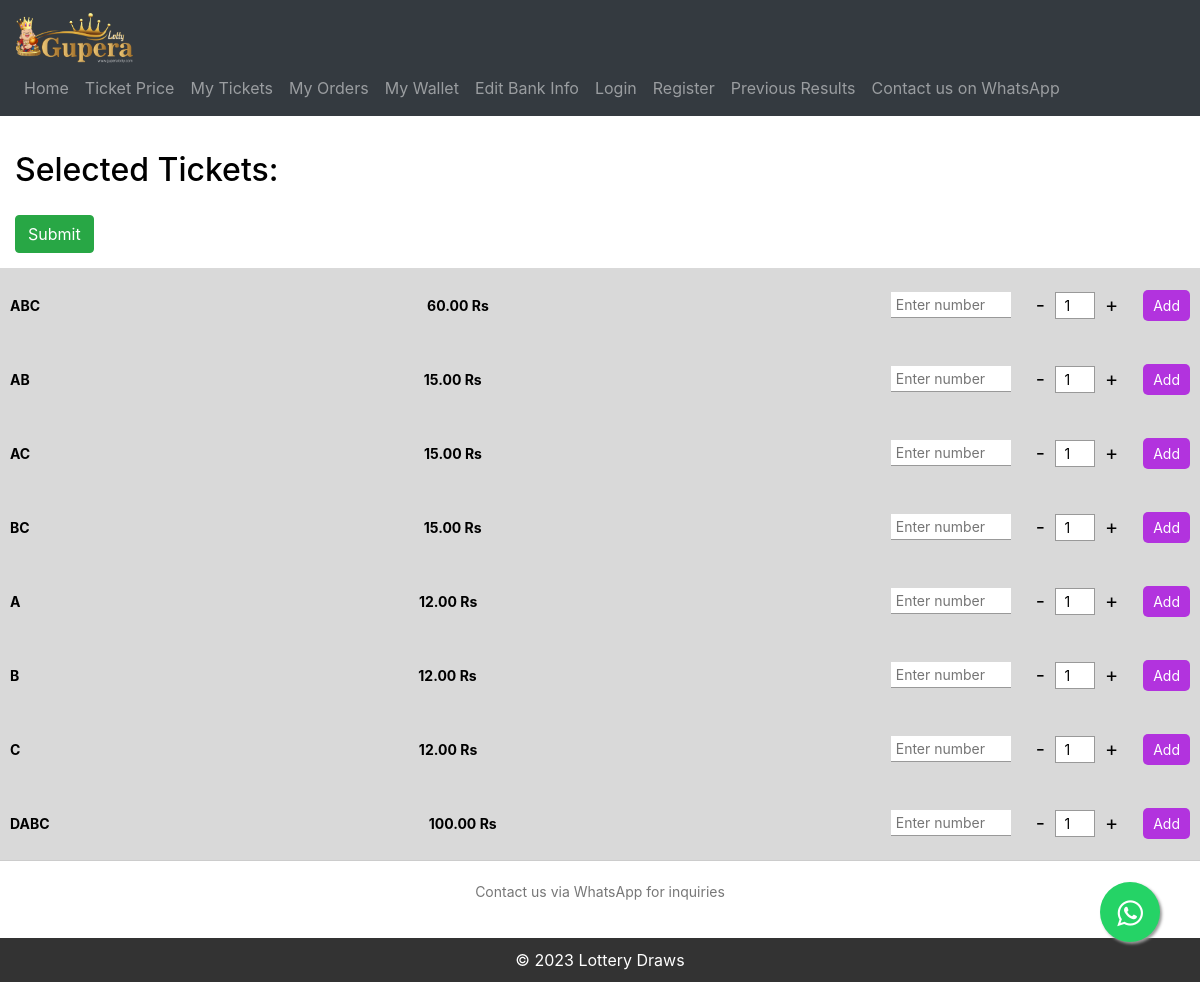
The app's page /book_tickets/2 with its own data.
### KuberaApp/models.py (models this page shows, shortened)
class TicketPrice(models.Model):
    ticket_name = models.CharField(max_length=50, unique=True)
    ticket_value = models.DecimalField(max_digits=10, decimal_places=2)
    commision = models.DecimalField(default=0.00,max_digits=10, decimal_places=2)
    price_after_commision = models.DecimalField(default=0.00,max_digits=10, decimal_places=2)

### KuberaApp/views.py (the view)
# urls.py: path('book_tickets/<str:draw_id>', views.book_tickets, name='book_tickets'),
def book_tickets(request,draw_id):
    ticketprices = TicketPrice.objects.all()
    return render(request, 'kuberaapp/book-tickets.html',{"ticketprices":ticketprices,"draw_id":draw_id})

### KuberaApp/context_processor.py (called while the page is built)
def website_info_context(request):
    try:
        website_info = WebsiteInfo.objects.first()  # Retrieve the first WebsiteInfo object
    except WebsiteInfo.DoesNotExist:
        website_info = None
    context = {
        'website_info': website_info
    }
    return context

### templates/kuberaapp/book-tickets.html (shortened to what this page needs)
{% extends 'base.html' %}
{% block content %}
<div class="ticket-info-parent">
    <div class="selected-tickets" style="padding:15px;">
        <h2>Selected Tickets:</h2>
        <button id="submit-btn" class="btn btn-success mt-3">Submit</button>
    </div>
    {% for price in ticketprices %}
    <div class="ticket-info" data-ticketid="{{ price.id  }}" data-price='{{ price.ticket_value }}'>
        <div class="board">{{price.ticket_name}}</div>
        <div class="amount">{{ price.ticket_value }} Rs</div>
        <div class="ticket-number-input">
            <input class="ticket-number" type="text" placeholder="Enter number">
        </div>
        <div class="quantity-container">
            <button class="quantity-btn decrease-btn">-</button>
            <input class="quantity-input" type="number" value="1" min="1">
            <button class="quantity-btn increase-btn">+</button>
        </div>
        <button class="add-ticket-btn">Add</button>
    </div>
{% endfor %}
</div>
{% endblock %}

### templates/base.html (style rules this page uses)
body { margin: 0; padding: 0; background: linear-gradient(135deg, #380038, #5e005e); font-family: Arial, sans-serif; }

### templates/kuberaapp/book-tickets.html (style rules this page uses)
body { font-family: 'Inter', Arial, sans-serif; margin: 0; padding: 0; }
.ticket-info-parent { position: relative; background-color: #fff; width: 100%; overflow: hidden; text-align: left; font-size: 14px; color: #000; }
.ticket-info { background-color: #d9d9d9; width: 100%; height: 74px; padding: 10px; box-sizing: border-box; display: flex; align-items: center; }
.board { margin-right: auto; font-weight: bold; }
.amount { margin-right: auto; font-weight: bold; }
.ticket-number-input { position: relative; margin-left: 15px; }
.ticket-number { border: none; border-bottom: 1px solid #999; padding: 2px 5px; width: 120px; }
.quantity-container { display: flex; align-items: center; margin-left: 15px; }
.quantity-btn { background-color: #d9d9d9; border: none; padding: 0 10px; font-size: 20px; line-height: 1; cursor: pointer; }
.quantity-input { border: 1px solid #999; padding: 2px 5px; width: 40px; text-align: center; }
.add-ticket-btn { background-color: #b233de; color: white; border: none; padding: 5px 10px; border-radius: 5px; cursor: pointer; margin-left: 15px; }
.selected-tickets { margin-top: 20px; }

### records on screen
TicketPrice: ticket_name "ABC", ticket_value "60.00"
TicketPrice: ticket_name "AB", ticket_value "15.00"
TicketPrice: ticket_name "AC", ticket_value "15.00"
TicketPrice: ticket_name "BC", ticket_value "15.00"
TicketPrice: ticket_name "A", ticket_value "12.00"
TicketPrice: ticket_name "B", ticket_value "12.00"
TicketPrice: ticket_name "C", ticket_value "12.00"
TicketPrice: ticket_name "DABC", ticket_value "100.00"
